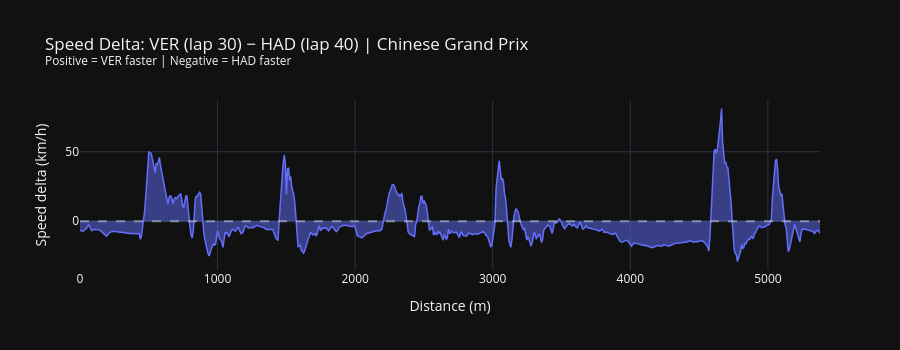

Write notebook code for a chart like this one.
### Code cell
# ── 3.2 Speed delta trace ─────────────────────────────────────────────────────
# Positive = Driver A faster at that point on track.
# Use the interpolated grid computed in section 2.5.
fig = go.Figure()

fig.add_trace(go.Scatter(
    x=dist_grid, y=speed_delta,
    mode="lines",
    name=f"{DRIVER_A} − {DRIVER_B}",
    line=dict(width=1.5),
    fill="tozeroy",
))
fig.add_hline(y=0, line_dash="dash", line_color="white", opacity=0.4)

fig.update_layout(
    title=(
        f"Speed Delta: {DRIVER_A} (lap {LAP_A}) − {DRIVER_B} (lap {LAP_B}) | {round_name}<br>"
        f"<sup>Positive = {DRIVER_A} faster | Negative = {DRIVER_B} faster</sup>"
    ),
    xaxis_title="Distance (m)",
    yaxis_title="Speed delta (km/h)",
    template=PLOTLY_TEMPLATE,
    height=350,
    hovermode="x unified",
)
fig.show()

### Figure 1 — Plotly figure (JSON) as saved in the notebook; plotly's stock layout.template omitted (floating-point values rounded to 4 significant figures; data arrays with more than 128 entries replaced by an {"elided": "..."} marker saying what was removed)
{"data": [{"fill": "tozeroy", "line": {"width": 1.5}, "mode": "lines", "name": "VER − HAD", "type": "scatter", "x": {"elided": "700 float values"}, "y": {"elided": "700 float values"}}], "layout": {"height": 350, "hovermode": "x unified", "shapes": [{"line": {"color": "white", "dash": "dash"}, "opacity": 0.4, "type": "line", "x0": 0, "x1": 1, "xref": "x domain", "y0": 0, "y1": 0, "yref": "y"}], "title": {"text": "Speed Delta: VER (lap 30) − HAD (lap 40) | Chinese Grand Prix<br><sup>Positive = VER faster | Negative = HAD faster</sup>"}, "xaxis": {"title": {"text": "Distance (m)"}}, "yaxis": {"title": {"text": "Speed delta (km/h)"}}}}
